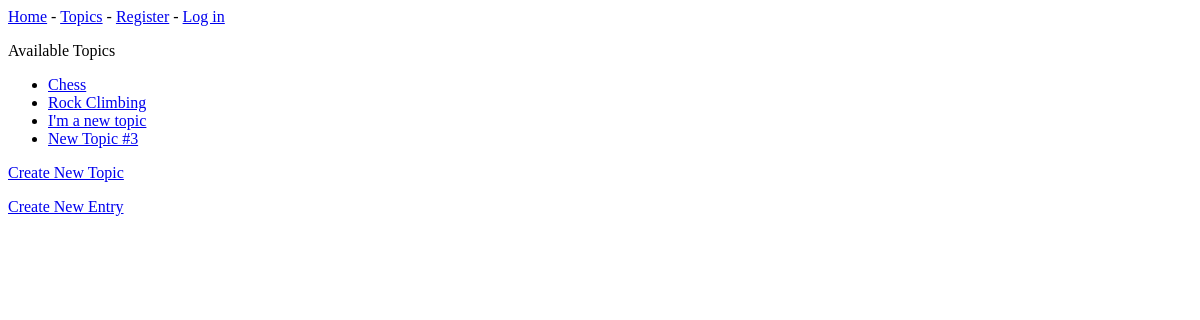
Before: /topics/ with the older database file.
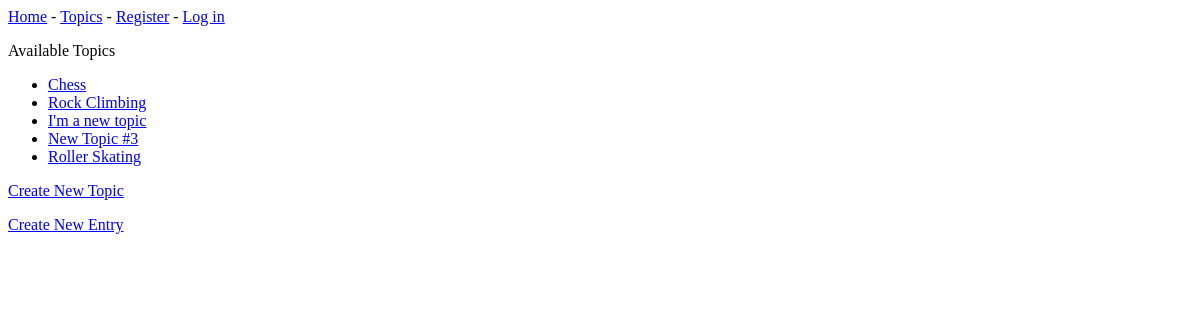
After: the same page with the newer database file.
### learning_logs/models.py (models this page shows, shortened)
class Topic(models.Model):
    text = models.CharField(max_length=200)
    date_added = models.DateTimeField(auto_now_add=True)

### learning_logs/views.py (the view)
# urls.py: path('topics/', views.view_topics, name='view_topics'),
def view_topics(request):
    print(f'in view_topics()')
    queryset = Topic.objects.order_by('date_added')
    context = {
        "topics": queryset
    }
    return render(request, "learning_logs/topics.html", context)

### learning_logs/templates/learning_logs/topics.html
{% extends 'learning_logs/base.html' %}
{% block content %}
<p>Available Topics</p>
<ul>
    {% for topic in topics %}
        <li><a href="{% url 'learning_logs:view_topic' topic.id %}">
            {{ topic.text }}</a></li>
    {% empty %}
        No topics defined yet ...
    {% endfor %}
</ul>
<p>
    <a href="{% url 'learning_logs:create_topic' %}">
                Create New Topic</a></li>
</p>
<p> <a href="{% url 'learning_logs:create_entry' %}">
                Create New Entry</a> </p>
{% endblock content %}

Changed rows visible on the page:
added Topic: text "Roller Skating"
